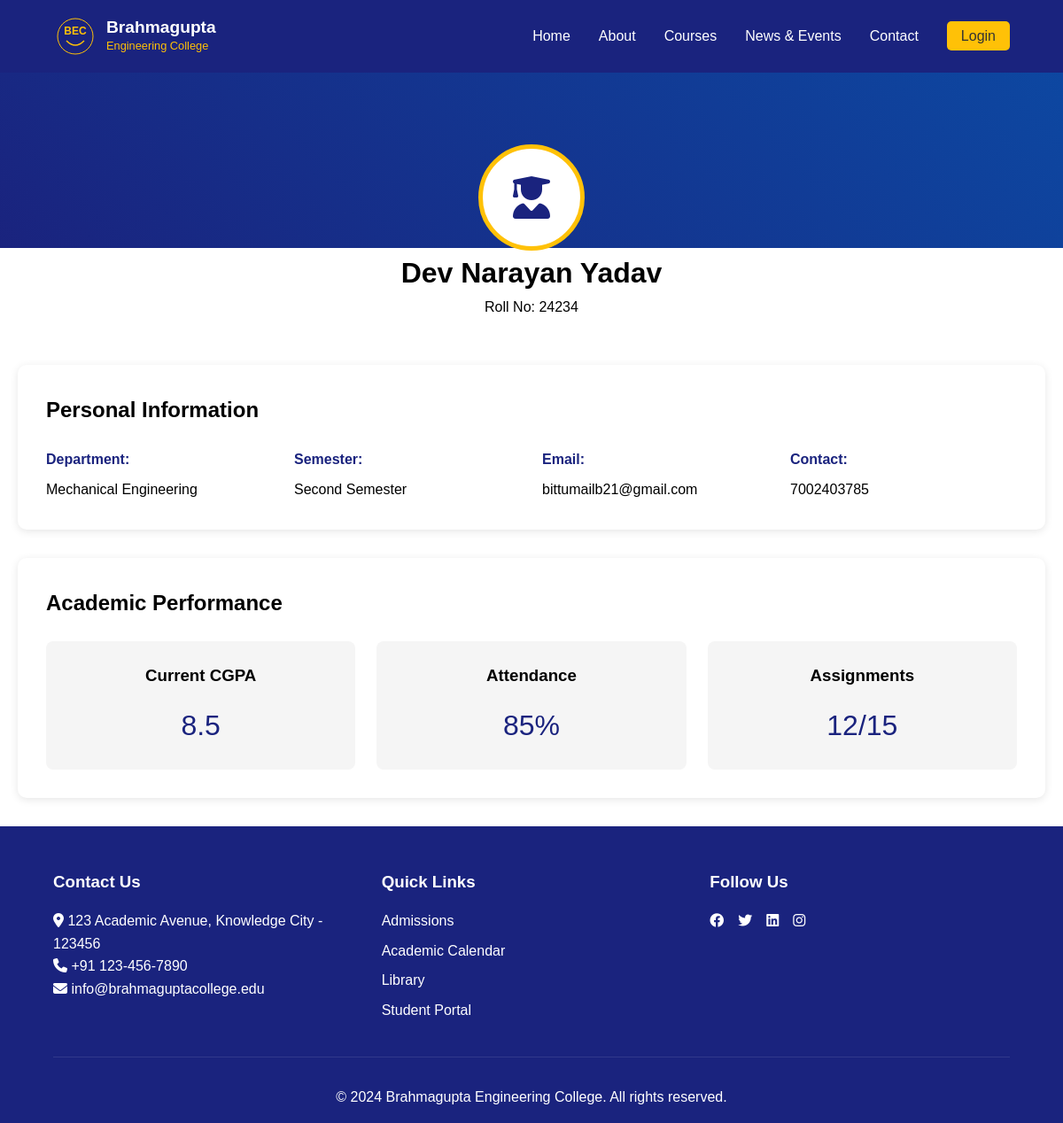
Before: /studentprofile/3 with the older database file.
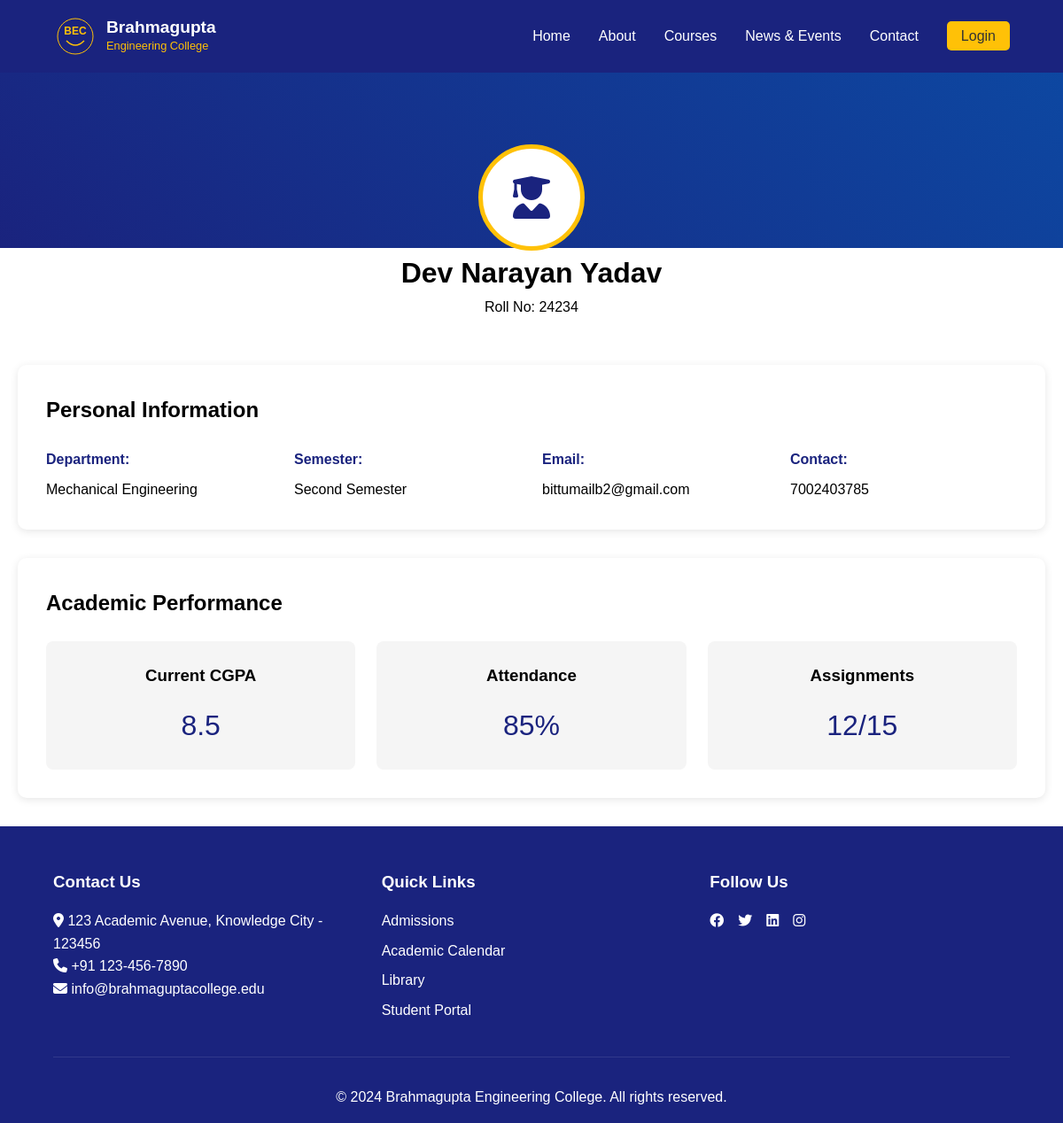
After: the same page with the newer database file.
### college/model.py (models this page shows, shortened)
class Student(db.Model):
    id = db.Column(db.Integer, primary_key=True)
    name = db.Column(db.String(100), nullable=False)
    roll = db.Column(db.Integer, nullable=False)
    email = db.Column(db.String(100), nullable=False)
    phone = db.Column(db.Integer, nullable=False)
    semester = db.Column(db.Integer, nullable=False)
    dob = db.Column(db.Date, nullable=False)
    gender = db.Column(db.String, nullable=False)
    department = db.Column(db.String, nullable=False)
    address = db.Column(db.String, nullable=False)

### college/student/route.py (the view)
@app.route("/studentprofile/<id>", methods = ["GET", "POST"])
def student_profile(id):
    student = Student.query.get(id)
    print(student)
    if not student:
        return "Student not found", 404
    return render_template("student-profile.html", student=student, id=id)

### college/student/templates/student-profile.html (shortened to what this page needs)
{%extends "base.html"%}
{%block head%}
    <link rel="stylesheet" href="{{url_for('basic.static', filename='css/main.css')}}">
    <link rel="stylesheet" href="https://cdnjs.cloudflare.com/ajax/libs/font-awesome/6.4.0/css/all.min.css">
    {%endblock%}
    {%block content%}
    <main class="profile-page student-profile">
        <div class="profile-header">
            <div class="profile-info">
                <div class="profile-avatar">
                    <i class="fas fa-user-graduate"></i>
                </div>
                <h1>{{student.name}}</h1>
                <p>Roll No: <span id="studentId">{{student.roll}}</span></p>
            </div>
        </div>
        <div class="profile-content">
            <div class="profile-section">
                <h2>Personal Information</h2>
                <div class="info-grid">
                    <div class="info-item">
                        <label>Department:</label>
                        <span>{{student.department}}</span>
                    </div>
                    <div class="info-item">
                        <label>Semester:</label>
                        <span>{{student.semester}}</span>
                    </div>
                    <div class="info-item">
                        <label>Email:</label>
                        <span>{{student.email}}</span>
                    </div>
                    <div class="info-item">
                        <label>Contact:</label>
                        <span>{{student.phone}}</span>
                    </div>
                </div>
            </div>
            <div class="profile-section">
                <h2>Academic Performance</h2>
                <div class="academics-grid">
                    <div class="academic-card">
                        <h3>Current CGPA</h3>
                        <p class="grade">8.5</p>
                    </div>
                    <div class="academic-card">
                        <h3>Attendance</h3>
                        <p class="percentage">85%</p>
                    </div>
                    <div class="academic-card">
                        <h3>Assignments</h3>
                        <p class="count">12/15</p>
                    </div>
                </div>
            </div>
        </div>
    </main>
{%endblock%}

Changed rows visible on the page:
changed Student "Dev Narayan Yadav": email "bittumailb21@gmail.com" → "bittumailb2@gmail.com"
